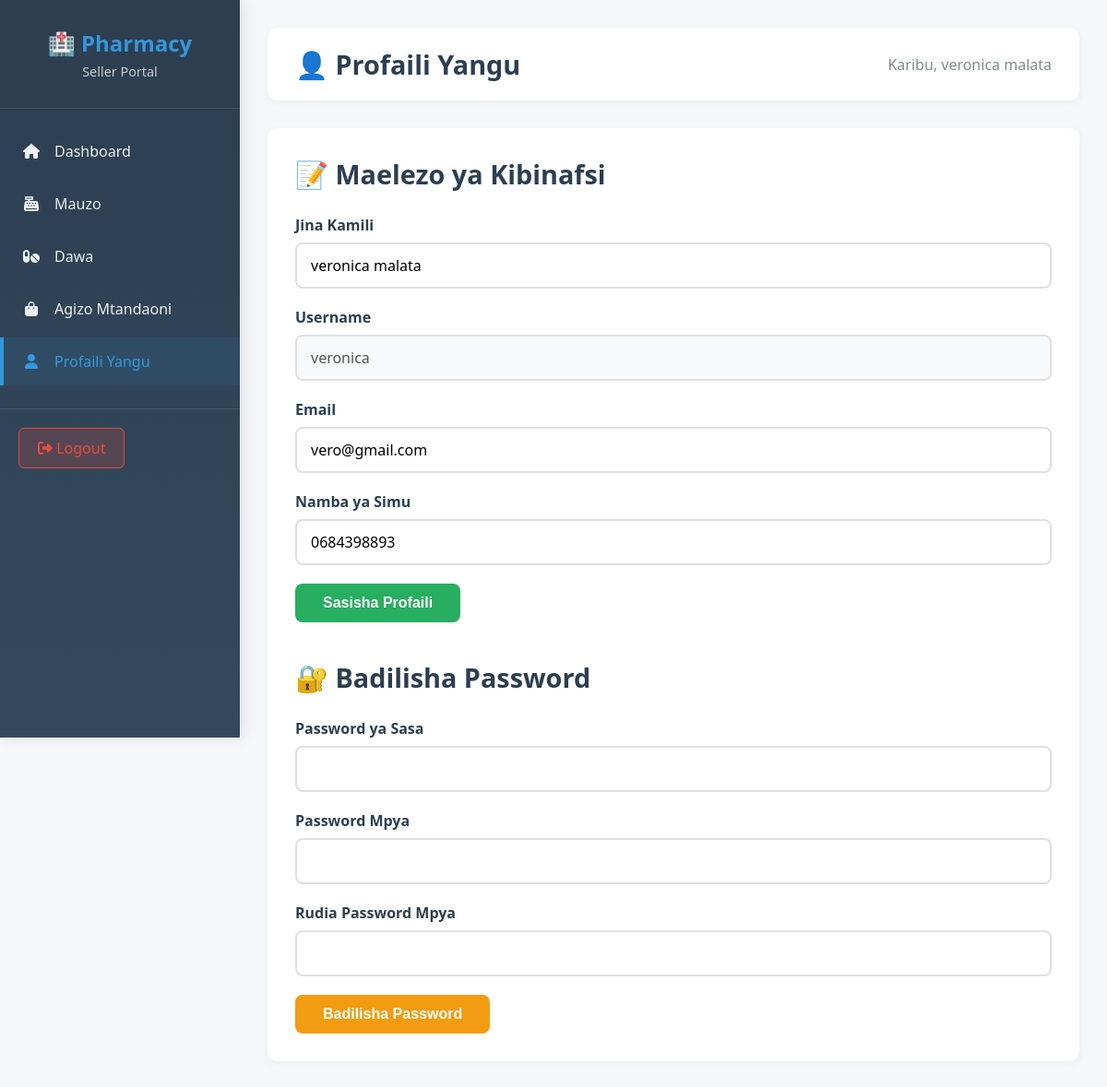
/seller_profile.php (signed in), run on the app's committed database.
### tables this page shows
CREATE TABLE `users` (
  `user_id` int(11) NOT NULL AUTO_INCREMENT,
  `fullname` varchar(100) DEFAULT NULL,
  `email` varchar(100) DEFAULT NULL,
  `phone` varchar(20) DEFAULT NULL,
  `username` varchar(50) DEFAULT NULL,
  `password` varchar(255) DEFAULT NULL,
  `role` varchar(20) DEFAULT NULL,
  `status` enum('active','inactive') DEFAULT 'active',
  PRIMARY KEY (`user_id`),
  UNIQUE KEY `username` (`username`)
);

### seller_profile.php (the view, shortened to what this page needs)
<?php
include("config.php");
$user_id = $_SESSION['user_id'];
$seller_query = "SELECT * FROM users WHERE user_id='$user_id'";
$seller_result = mysqli_query($conn, $seller_query);
$seller = mysqli_fetch_assoc($seller_result);
?>
<!DOCTYPE html>
<html>
<head>
    <link rel="stylesheet" href="style.css">
    <link rel="stylesheet" href="https://cdnjs.cloudflare.com/ajax/libs/font-awesome/6.0.0/css/all.min.css">
</head>
<body>
<div class="admin-panel">
    <div class="sidebar">
        <div class="sidebar-header">
            <h1>🏥 Pharmacy</h1>
            <p>Seller Portal</p>
        </div>
        <div class="sidebar-menu">
            <ul>
                <li><a href="seller_dashboard.php"><i class="fas fa-home"></i> <span>Dashboard</span></a></li>
                <li><a href="seller_sales.php"><i class="fas fa-cash-register"></i> <span>Mauzo</span></a></li>
                <li><a href="seller_medicines.php"><i class="fas fa-pills"></i> <span>Dawa</span></a></li>
                <li><a href="seller_orders.php"><i class="fas fa-shopping-bag"></i> <span>Agizo Mtandaoni</span></a></li>
                <li><a href="seller_profile.php" class="active"><i class="fas fa-user"></i> <span>Profaili Yangu</span></a></li>
            </ul>
        </div>
        <div class="sidebar-footer">
            <a href="logout.php" class="logout-btn"><i class="fas fa-sign-out-alt"></i> Logout</a>
        </div>
    </div>
    <div class="main-content">
        <div class="top-header">
            <h2>👤 Profaili Yangu</h2>
            <div class="user-info">
                <span>Karibu, <?php echo $_SESSION['fullname']; ?></span>
            </div>
        </div>
        <div class="container">
            <div class="header">
                <h2>📝 Maelezo ya Kibinafsi</h2>
            </div>
            <form method="POST">
                <div class="form-group">
                    <label>Jina Kamili</label>
                    <input type="text" name="fullname" value="<?php echo $seller['fullname']; ?>" required>
                </div>
                <div class="form-group">
                    <label>Username</label>
                    <input type="text" value="<?php echo $seller['username']; ?>" disabled style="background: #f8f9fa;">
                </div>
                <div class="form-group">
                    <label>Email</label>
                    <input type="email" name="email" value="<?php echo $seller['email']; ?>" required>
                </div>
                <div class="form-group">
                    <label>Namba ya Simu</label>
                    <input type="tel" name="phone" value="<?php echo $seller['phone']; ?>" required>
                </div>
                <button type="submit" name="update_profile" class="btn btn-success">Sasisha Profaili</button>
            </form>
            <div class="header" style="margin-top: 40px;">
                <h2>🔐 Badilisha Password</h2>
            </div>
            <form method="POST">
                <div class="form-group">
                    <label>Password ya Sasa</label>
                    <input type="password" name="current_password" required>
                </div>
                <div class="form-group">
                    <label>Password Mpya</label>
                    <input type="password" name="new_password" required minlength="6">
                </div>
                <div class="form-group">
                    <label>Rudia Password Mpya</label>
                    <input type="password" name="confirm_password" required minlength="6">
                </div>
                <button type="submit" name="change_password" class="btn btn-warning">Badilisha Password</button>
            </form>
        </div>
    </div>
</div>
</body>
</html>

### style.css (style rules this page uses)
* { margin: 0; padding: 0; box-sizing: border-box; }
body { font-family: 'Segoe UI', Tahoma, Geneva, Verdana, sans-serif; background: #f5f7fa; min-height: 100vh; color: #333; }
.admin-panel { display: flex; min-height: 100vh; }
.sidebar { width: 260px; background: linear-gradient(180deg, #2c3e50 0%, #34495e 100%); color: white; position: fixed; height: 100vh; overflow-y: auto; overflow-x: hidden; box-shadow: 4px 0 15px rgba(0,0,0,0.1); z-index: 1000; scrollbar-width: thin; scrollbar-color: #3498db #2c3e50; }
.sidebar-header { padding: 30px 20px; text-align: center; border-bottom: 1px solid rgba(255,255,255,0.1); }
.sidebar-header h1 { font-size: 1.5em; margin-bottom: 5px; color: #3498db; }
.sidebar-header p { font-size: 0.9em; color: #ecf0f1; opacity: 0.8; }
.sidebar-menu { padding: 20px 0; }
.sidebar-menu ul { list-style: none; }
.sidebar-menu li { margin-bottom: 5px; }
.sidebar-menu a { display: flex; align-items: center; padding: 15px 20px; color: #ecf0f1; text-decoration: none; transition: all 0.3s ease; border-left: 4px solid transparent; }
.sidebar-menu a:hover, .sidebar-menu a.active { background: rgba(52, 152, 219, 0.1); border-left-color: #3498db; color: #3498db; }
.sidebar-menu a i { margin-right: 15px; width: 20px; text-align: center; }
.sidebar-footer { padding: 20px; border-top: 1px solid rgba(255,255,255,0.1); }
.main-content { flex: 1; margin-left: 260px; padding: 30px; }
.top-header { background: white; padding: 20px 30px; border-radius: 10px; box-shadow: 0 2px 10px rgba(0,0,0,0.05); margin-bottom: 30px; display: flex; justify-content: space-between; align-items: center; }
.top-header h2 { color: #2c3e50; font-size: 1.8em; }
.user-info { display: flex; align-items: center; gap: 15px; }
.user-info span { color: #7f8c8d; }
.container { background: white; border-radius: 10px; box-shadow: 0 2px 10px rgba(0,0,0,0.05); padding: 30px; margin-bottom: 20px; }
.header { margin-bottom: 25px; }
.header h2 { color: #2c3e50; font-size: 1.8em; margin-bottom: 10px; }
.form-group { margin-bottom: 20px; }
.form-group label { display: block; margin-bottom: 8px; color: #2c3e50; font-weight: 600; }
.form-group input, .form-group select { width: 100%; padding: 12px 15px; border: 2px solid #e0e0e0; border-radius: 8px; font-size: 16px; transition: all 0.3s ease; font-family: inherit; }
.btn { display: inline-block; padding: 12px 30px; background: #3498db; color: white; border: none; border-radius: 8px; font-size: 16px; font-weight: 600; cursor: pointer; transition: all 0.3s ease; text-decoration: none; text-align: center; }
.btn-success { background: #27ae60; }
.btn-warning { background: #f39c12; }
.logout-btn { background: rgba(231, 76, 60, 0.2); color: #e74c3c; border: 1px solid #e74c3c; padding: 10px 20px; border-radius: 6px; text-decoration: none; font-weight: 500; transition: all 0.3s ease; display: inline-block; }

### data on the page
users: fullname "veronica malata", username "veronica", email "vero@gmail.com", phone "0684398893"

### other printed values
$_SESSION['fullname'] "veronica malata"
